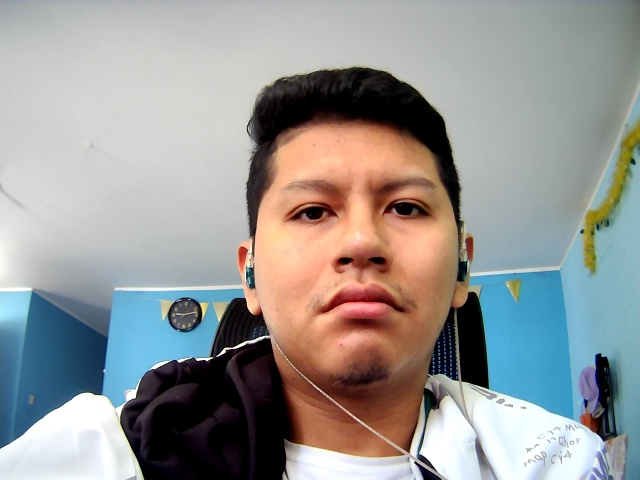
#> input picture rostros_autorizados/admin_20260924_091107.jpg, 640 x 480 px, given in place of the camera
$ python Captura.py
#> lines starting #> are read from the running program, lines starting #| are printed output that depends on the picture; after the words box and inside, x2 and y2 are one past the last pixel; in counts of white or black regions, pixels touching at a corner belong together
#> further down, frame is the input picture: shape (480, 640, 3); mean B, G, R 149.5, 151.1, 151.5
import cv2
import numpy as np


TAMANO_ESTANDAR = (160, 160)

_clasificador_rostros = cv2.CascadeClassifier(
    cv2.data.haarcascades + "haarcascade_frontalface_default.xml"
)


def capturar_rostro(frame):
    if frame is None:
        return None

    gris = cv2.cvtColor(frame, cv2.COLOR_BGR2GRAY)

    rostros = _clasificador_rostros.detectMultiScale(
        gris,
        scaleFactor=1.1,
        minNeighbors=5,
        minSize=(80, 80)
    )

    if len(rostros) == 0:
        return None


    x, y, w, h = max(rostros, key=lambda r: r[2] * r[3])
    rostro_recortado = frame[y:y + h, x:x + w]
    rostro_final = cv2.resize(rostro_recortado, TAMANO_ESTANDAR)

    return rostro_final


def dibujar_deteccion(frame):
    gris = cv2.cvtColor(frame, cv2.COLOR_BGR2GRAY)
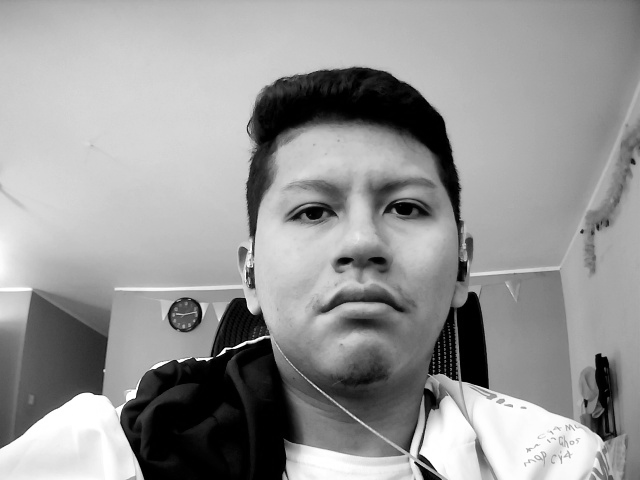
#> gris: shape (480, 640); min 0, max 255, mean 151
    rostros = _clasificador_rostros.detectMultiScale(gris, 1.1, 5, minSize=(80, 80))
#> rostros = [[240, 113, 239, 239]]

    frame_copia = frame.copy()
    for (x, y, w, h) in rostros:
        cv2.rectangle(frame_copia, (x, y), (x + w, y + h), (0, 255, 0), 2)
#> this loop made 1 pass
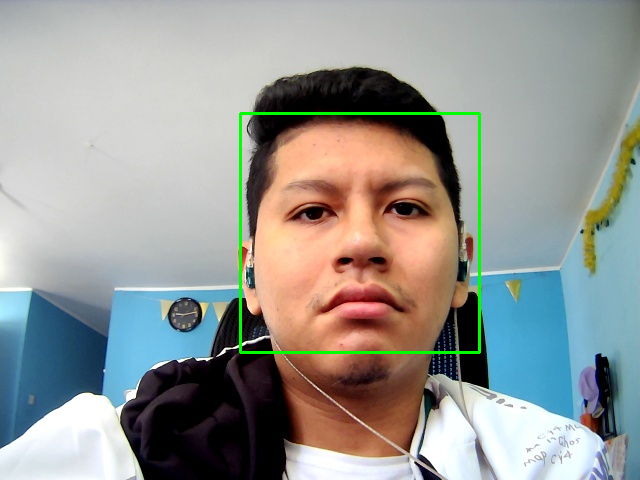
#> frame_copia: shape (480, 640, 3); 0.93% of pixels changed, all inside (x1, y1, x2, y2) = (239, 112, 481, 354)

    return frame_copia


if __name__ == "__main__":
    cap = cv2.VideoCapture(0)

    if not cap.isOpened():
        print("No se pudo acceder a la cámara. Verifica los permisos o el índice (0).")
    else:
        print("Presiona 'q' para salir de la prueba.")
        while True:
            ret, frame = cap.read()
            if not ret:
                break
            frame_visual = dibujar_deteccion(frame)
            cv2.imshow("Prueba - Deteccion de Rostro (presiona q para salir)", frame_visual)
            rostro = capturar_rostro(frame)
#> in capturar_rostro, `x, y, w, h = max(rostros, key=lambda r: r[2] * r[3])`: x = 240; y = 113; w = 239
#> in capturar_rostro, `rostro_recortado = frame[y:y + h, x:x + w]`:
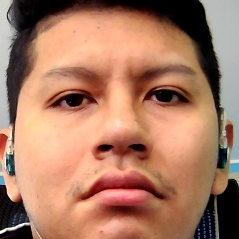
#> rostro_recortado: shape (239, 239, 3); mean B, G, R 98.9, 122.3, 169.7
#> in capturar_rostro, `rostro_final = cv2.resize(rostro_recortado, TAMANO_ESTANDAR)`:
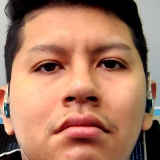
#> rostro_final: shape (160, 160, 3); mean B, G, R 98.8, 122.2, 169.6
            if rostro is not None:
                cv2.imshow("Rostro recortado y listo (160x160)", rostro)

            if cv2.waitKey(1) & 0xFF == ord('q'):
#> (key q is pressed here)
                break

        cap.release()
        cv2.destroyAllWindows()
